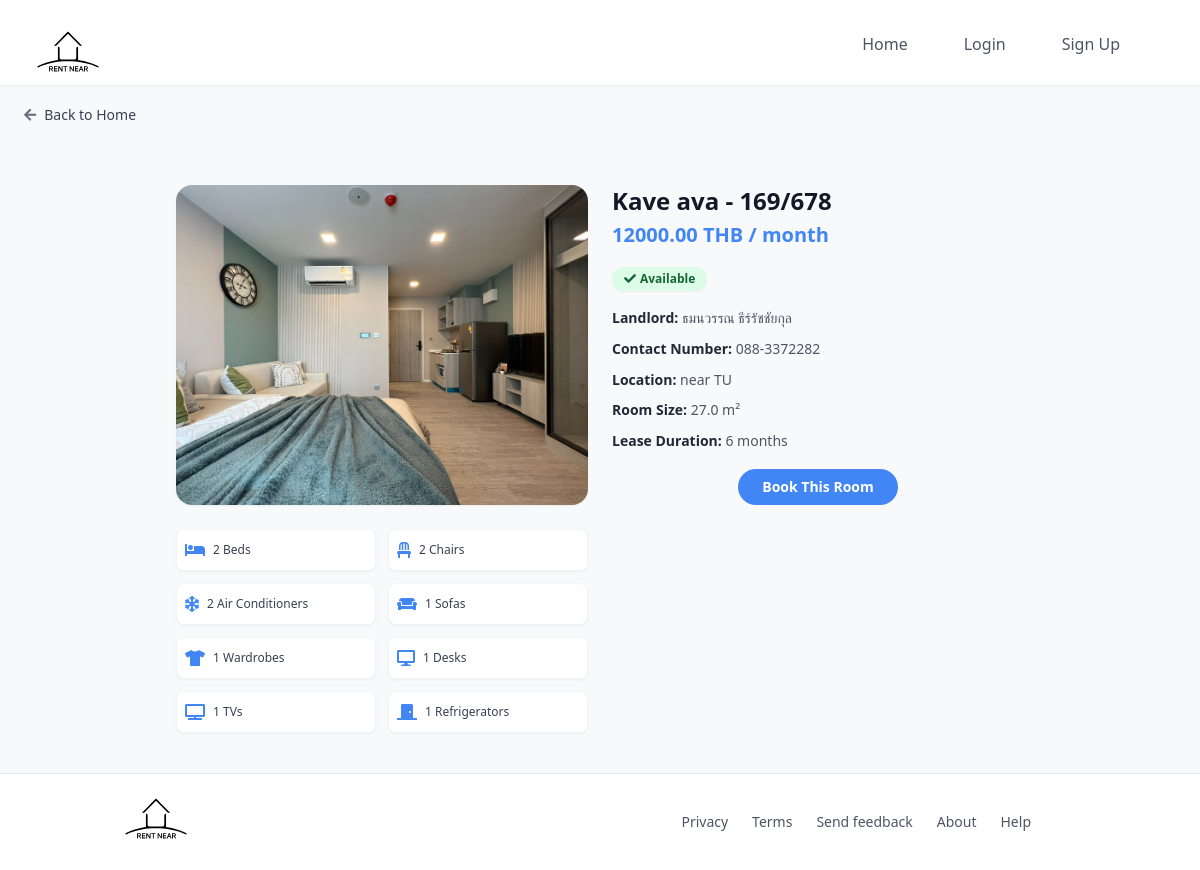
The page /room/1/ on the database its author committed.
### myapp/models.py (models this page shows, shortened)
class Room(models.Model):
    landlord = models.ForeignKey(Landlord, on_delete=models.CASCADE, related_name='rooms', null=True, blank=True)
    dorm_name = models.CharField(max_length=255)
    room_name = models.CharField(max_length=255, default='')
    image = models.ImageField(upload_to='room_images/', blank=True, null=True)
    price = models.DecimalField(max_digits=10, decimal_places=2)
    location = models.CharField(max_length=255)
    lease_duration_months = models.PositiveIntegerField(default=1, verbose_name="Lease Duration (Months)")
    table_count = models.PositiveIntegerField(default=0, verbose_name="table_count")
    bed_count = models.PositiveIntegerField(default=0, verbose_name="bed_count")
    chair_count = models.PositiveIntegerField(default=0, verbose_name="chair_count")
    aircon_count = models.PositiveIntegerField(default=0, verbose_name="aircon_count")
    sofa_count = models.PositiveIntegerField(default=0, verbose_name="sofa_count")
    wardrobe_count = models.PositiveIntegerField(default=0, verbose_name="wardrobe_count")
    desk_count = models.PositiveIntegerField(default=0, verbose_name="desk_count")
    tv_count = models.PositiveIntegerField(default=0, verbose_name="tv_count")
    refrigerator_count = models.PositiveIntegerField(default=0, verbose_name="refrigerator_count")
    water_heater_count = models.PositiveIntegerField(default=0, verbose_name="water_heater_count")
    size = models.FloatField()
    description = models.TextField(blank=True, null=True)
    available = models.BooleanField(default=True)
    created_at = models.DateTimeField(auto_now_add=True)

class Landlord(models.Model):
    user = models.OneToOneField('myapp.CustomUser', on_delete=models.CASCADE, related_name='landlord_profile')
    phone_number = models.CharField(max_length=15, null=True, blank=True)
    dorm_name = models.CharField(max_length=255, blank=True, null=True)
    address = models.TextField(blank=True, null=True)  # เพิ่มฟิลด์ที่อยู่
    bank_name = models.CharField(max_length=100, blank=True, null=True)
    bank_account_number = models.CharField(max_length=20, blank=True, null=True)
    account_holder_name = models.CharField(max_length=255, blank=True, null=True)

### myapp/views.py (the view)
# urls.py: path('room/<int:pk>/', views.RoomDetailView.as_view(), name='room_detail'),
class RoomDetailView(DetailView):
    model = Room
    template_name = 'room_detail.html'
    context_object_name = 'room'

### myapp/templates/room_detail.html (shortened to what this page needs)
{% extends 'base.html' %}
{% load static %}
{% load widget_tweaks %}
{% block content %}
<div class="flex justify-start px-4 md:px-6 py-5">
    <a href="{% url 'home' %}" class="group flex items-center space-x-2 text-gray-700 hover:text-blue-600 font-medium text-sm transition duration-300">
        <i class="fas fa-arrow-left text-gray-500 group-hover:text-blue-600"></i>
        <span style="font-family: ui-sans-serif, system-ui, sans-serif, 'Apple Color Emoji', 'Segoe UI Emoji', 'Segoe UI Symbol', 'Noto Color Emoji';">Back to Home</span>
    </a>
</div>
<section class="max-w-4xl mx-auto px-4 md:px-6 py-10">
    <div class="grid grid-cols-1 lg:grid-cols-2 gap-6">
        <div class="space-y-6" data-aos="fade-up">
            {% if room.image %}
            <img src="{{ room.image.url }}" alt="Room Image" class="w-full h-56 md:h-80 object-cover rounded-2xl shadow-sm transform hover:scale-[1.02] transition-transform duration-500">
            {% endif %}
            <div class="grid grid-cols-2 gap-3">
                {% if room.bed_count > 0 %}
                <div class="flex items-center gap-2 bg-white border border-gray-100 p-2 rounded-lg shadow-sm hover:border-blue-500 transition">
                    <i class="fas fa-bed text-[#4285f4] text-base"></i>
                    <span class="text-xs text-gray-700"
                          style="font-family: ui-sans-serif, system-ui, sans-serif, 'Apple Color Emoji', 'Segoe UI Emoji', 'Segoe UI Symbol', 'Noto Color Emoji';">
                        {{ room.bed_count }} Beds
                    </span>
                </div>
                {% endif %}
                {% if room.chair_count > 0 %}
                <div class="flex items-center gap-2 bg-white border border-gray-100 p-2 rounded-lg shadow-sm hover:border-blue-500 transition">
                    <i class="fas fa-chair text-[#4285f4] text-base"></i>
                    <span class="text-xs text-gray-700"
                          style="font-family: ui-sans-serif, system-ui, sans-serif, 'Apple Color Emoji', 'Segoe UI Emoji', 'Segoe UI Symbol', 'Noto Color Emoji';">
                        {{ room.chair_count }} Chairs
                    </span>
                </div>
                {% endif %}
                {% if room.aircon_count > 0 %}
                <div class="flex items-center gap-2 bg-white border border-gray-100 p-2 rounded-lg shadow-sm hover:border-blue-500 transition">
                    <i class="fas fa-snowflake text-[#4285f4] text-base"></i>
                    <span class="text-xs text-gray-700"
                          style="font-family: ui-sans-serif, system-ui, sans-serif, 'Apple Color Emoji', 'Segoe UI Emoji', 'Segoe UI Symbol', 'Noto Color Emoji';">
                        {{ room.aircon_count }} Air Conditioners
                    </span>
                </div>
                {% endif %}
                {% if room.sofa_count > 0 %}
                <div class="flex items-center gap-2 bg-white border border-gray-100 p-2 rounded-lg shadow-sm hover:border-blue-500 transition">
                    <i class="fas fa-couch text-[#4285f4] text-base"></i>
                    <span class="text-xs text-gray-700"
                          style="font-family: ui-sans-serif, system-ui, sans-serif, 'Apple Color Emoji', 'Segoe UI Emoji', 'Segoe UI Symbol', 'Noto Color Emoji';">
                        {{ room.sofa_count }} Sofas
                    </span>
                </div>
                {% endif %}
                {% if room.wardrobe_count > 0 %}
                <div class="flex items-center gap-2 bg-white border border-gray-100 p-2 rounded-lg shadow-sm hover:border-blue-500 transition">
                    <i class="fas fa-tshirt text-[#4285f4] text-base"></i>
                    <span class="text-xs text-gray-700"
                          style="font-family: ui-sans-serif, system-ui, sans-serif, 'Apple Color Emoji', 'Segoe UI Emoji', 'Segoe UI Symbol', 'Noto Color Emoji';">
                        {{ room.wardrobe_count }} Wardrobes
                    </span>
                </div>
                {% endif %}
                {% if room.desk_count > 0 %}
                <div class="flex items-center gap-2 bg-white border border-gray-100 p-2 rounded-lg shadow-sm hover:border-blue-500 transition">
                    <i class="fas fa-desktop text-[#4285f4] text-base"></i>
                    <span class="text-xs text-gray-700"
                          style="font-family: ui-sans-serif, system-ui, sans-serif, 'Apple Color Emoji', 'Segoe UI Emoji', 'Segoe UI Symbol', 'Noto Color Emoji';">
                        {{ room.desk_count }} Desks
                    </span>
                </div>
                {% endif %}
                {% if room.tv_count > 0 %}
                <div class="flex items-center gap-2 bg-white border border-gray-100 p-2 rounded-lg shadow-sm hover:border-blue-500 transition">
                    <i class="fas fa-tv text-[#4285f4] text-base"></i>
                    <span class="text-xs text-gray-700"
                          style="font-family: ui-sans-serif, system-ui, sans-serif, 'Apple Color Emoji', 'Segoe UI Emoji', 'Segoe UI Symbol', 'Noto Color Emoji';">
                        {{ room.tv_count }} TVs
                    </span>
                </div>
                {% endif %}
                {% if room.refrigerator_count > 0 %}
                <div class="flex items-center gap-2 bg-white border border-gray-100 p-2 rounded-lg shadow-sm hover:border-blue-500 transition">
                    <i class="fas fa-door-closed text-[#4285f4] text-base"></i>
                    <span class="text-xs text-gray-700"
                          style="font-family: ui-sans-serif, system-ui, sans-serif, 'Apple Color Emoji', 'Segoe UI Emoji', 'Segoe UI Symbol', 'Noto Color Emoji';">
                        {{ room.refrigerator_count }} Refrigerators
                    </span>
                </div>
                {% endif %}
            </div>
        </div>
        <div class="space-y-4" data-aos="fade-up" data-aos-delay="100">
            <div>
                <h1 class="text-xl md:text-2xl font-bold text-gray-900"
                    style="font-family: ui-sans-serif, system-ui, sans-serif, 'Apple Color Emoji', 'Segoe UI Emoji', 'Segoe UI Symbol', 'Noto Color Emoji';">
                    {{ room.dorm_name }} - {{ room.room_name }}
                </h1>
                <p class="text-lg md:text-xl text-[#4285f4] font-semibold mt-1"
                   style="font-family: ui-sans-serif, system-ui, sans-serif, 'Apple Color Emoji', 'Segoe UI Emoji', 'Segoe UI Symbol', 'Noto Color Emoji';">
                    {{ room.price }} THB / month
                </p>
            </div>
            <div>
                {% if room.available %}
                <span class="inline-flex items-center bg-green-100 text-green-800 text-xs font-semibold px-3 py-1 rounded-full shadow-sm">
                    <i class="fas fa-check w-3 h-3 mr-1"></i>
                    Available
                </span>
                {% else %}
                <span class="inline-flex items-center bg-red-100 text-red-800 text-xs font-semibold px-3 py-1 rounded-full shadow-sm">
                    <i class="fas fa-times w-3 h-3 mr-1"></i>
                    Not Available
                </span>
                {% endif %}
            </div>
            <div class="text-gray-600 space-y-2 text-sm leading-relaxed"
                 style="font-family: ui-sans-serif, system-ui, sans-serif, 'Apple Color Emoji', 'Segoe UI Emoji', 'Segoe UI Symbol', 'Noto Color Emoji';">
                <p><span class="font-semibold text-gray-800">Landlord:</span> {{ room.landlord.account_holder_name|default:"N/A" }}</p>
                <p><span class="font-semibold text-gray-800">Contact Number:</span> {{ room.landlord.phone_number|default:"N/A" }}</p>
                <p><span class="font-semibold text-gray-800">Location:</span> {{ room.location }}</p>
                <p><span class="font-semibold text-gray-800">Room Size:</span> {{ room.size }} m²</p>
                <p><span class="font-semibold text-gray-800">Lease Duration:</span> {{ room.lease_duration_months }} months</p>
            </div>
            {% if room.available %}
            <div class="flex mt-18 margin-top:100px">
                {% if request.user.is_authenticated %}
                <button onclick="showBookingPopup()"
                        class="w-full sm:w-40 px-6 py-2 bg-[#4285f4] text-white rounded-3xl font-semibold text-sm hover:bg-[#3267d6] transition duration-300 flex items-center justify-center mx-auto"
                        style="font-family: ui-sans-serif, system-ui, sans-serif, 'Apple Color Emoji', 'Segoe UI Emoji', 'Segoe UI Symbol', 'Noto Color Emoji';">
                    Book This Room
                </button>
                {% else %}
                <a href="{% url 'account_login' %}?next={% url 'room_detail' pk=room.pk %}"
                   class="w-full sm:w-40 px-6 py-2 bg-[#4285f4] text-white rounded-3xl font-semibold text-sm hover:bg-[#3267d6] transition duration-300 flex items-center justify-center mx-auto"
                   style="font-family: ui-sans-serif, system-ui, sans-serif, 'Apple Color Emoji', 'Segoe UI Emoji', 'Segoe UI Symbol', 'Noto Color Emoji';">
                    Book This Room
                </a>
                {% endif %}
            </div>
            {% endif %}
        </div>
    </div>
</section>
{% endblock %}

### myapp/templates/base.html (style rules this page uses)
html { scroll-behavior: smooth; }

### rows shown on the page
Room: image (picture), bed_count "2", chair_count "2", aircon_count "2", sofa_count "1", wardrobe_count "1", desk_count "1", tv_count "1", refrigerator_count "1", dorm_name "Kave ava", room_name "169/678", price "12000.00", landlord.account_holder_name "ธมนวรรณ ธีร์รัชชัยกุล", landlord.phone_number "088-3372282", location "near TU", size "27.0", lease_duration_months "6"
